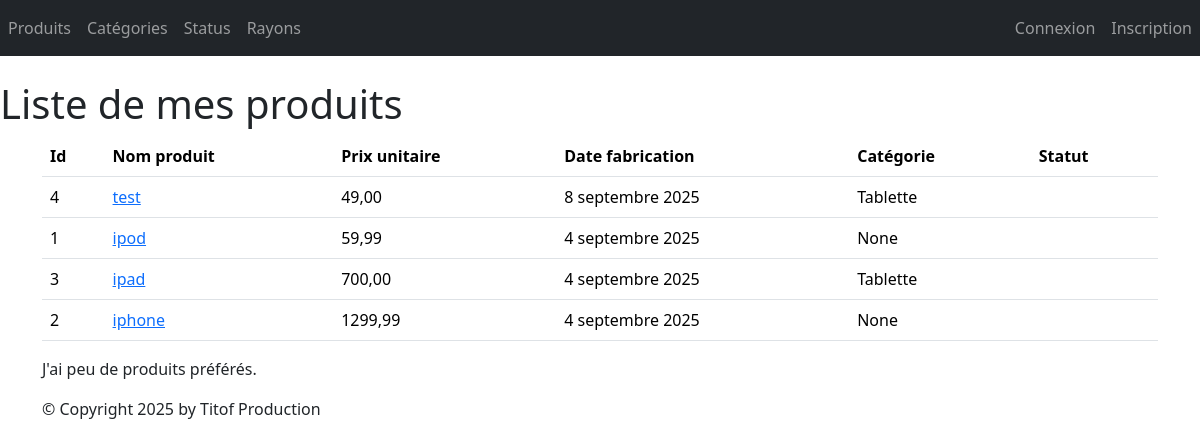
The page /monApp/produits/ on the database as committed earlier.
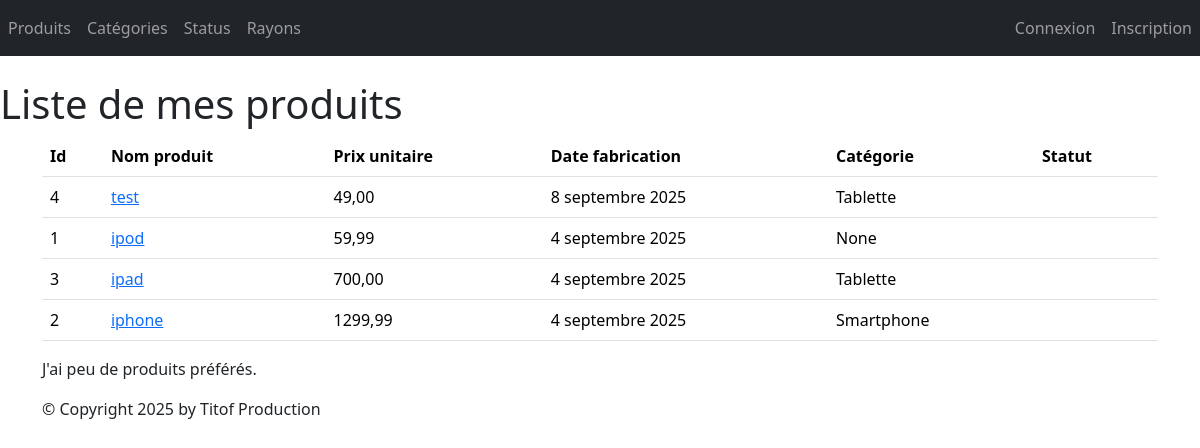
The same page on the database as committed later.
### monApp/models.py (models this page shows, shortened)
class Produit(models.Model):
    refProd = models.AutoField(primary_key=True)
    intituleProd = models.CharField(max_length=200)
    prixUnitaireProd = models.DecimalField(max_digits=10, decimal_places=2)
    dateFabProd = models.DateField(default=date.today)
    categorie = models.ForeignKey(Categorie, on_delete=models.CASCADE, related_name="produits_categorie", null=True, blank=True)
    status = models.ForeignKey(Statut, on_delete=models.CASCADE, related_name="produits_status",null=True, blank=True)

class Categorie(models.Model):
    idCat = models.AutoField(primary_key=True)
    nomCat = models.CharField(max_length=100)
    def __str__(self):
        return self.nomCat

### monApp/views.py (the view)
# urls.py: path("produits/",views.ProduitListView.as_view(),name="lst_prdts"),
class ProduitListView(ListView):
    model = Produit
    template_name = "monApp/list_produits.html"
    context_object_name = "prdts"
    def get_queryset(self ) :
        return Produit.objects.order_by("prixUnitaireProd")
    def get_context_data(self, **kwargs):
        context = super(ProduitListView, self).get_context_data(**kwargs)
        context['titremenu'] = "Liste de mes produits"
        return context

### monApp/models.py (called while the page is built)
    def __str__(self):
        return self.libelleStatus

### monApp/templates/monApp/list_produits.html
{% extends 'monApp/base.html' %}
{% block menu %}
    <h1>{{titremenu}}</h1>
{% endblock %}
{% block contenu %}
    <table class="table">
        <thead>
            <th>Id</th>
            <th>Nom produit</th>
            <th>Prix unitaire</th>
            <th>Date fabrication</th>
            <th>Catégorie</th>
            <th>Statut</th>
        </thead>
            <tbody>
                {% for prdt in prdts %}
                <tr>
                    <td>{{ prdt.refProd }} </td>
                    <td> <a href="{% url 'dtl_prdt' prdt.refProd %}">{{ prdt.intituleProd }}</a> </td>
                    <td>{{ prdt.prixUnitaireProd }} </td>
                    <td>{{ prdt.dateFabProd }} </td>
                    <td>{{ prdt.categorie }} </td>
                    <td>{{ prdt.status }} </td>
                </tr>
                {% endfor %}
        </tbody>
    </table>
    <p>
    J'ai
    {% if prdts|length < 5 %}
    peu de
    {% elif prdts|length < 10 %}
    quelques
    {% else %}
    beaucoup de
    {% endif %}
    produits préférés.
    </p>
{% endblock %}

Rows that differ between the two databases and show on the page:
changed Produit "iphone": categorie "None" → "Smartphone"
